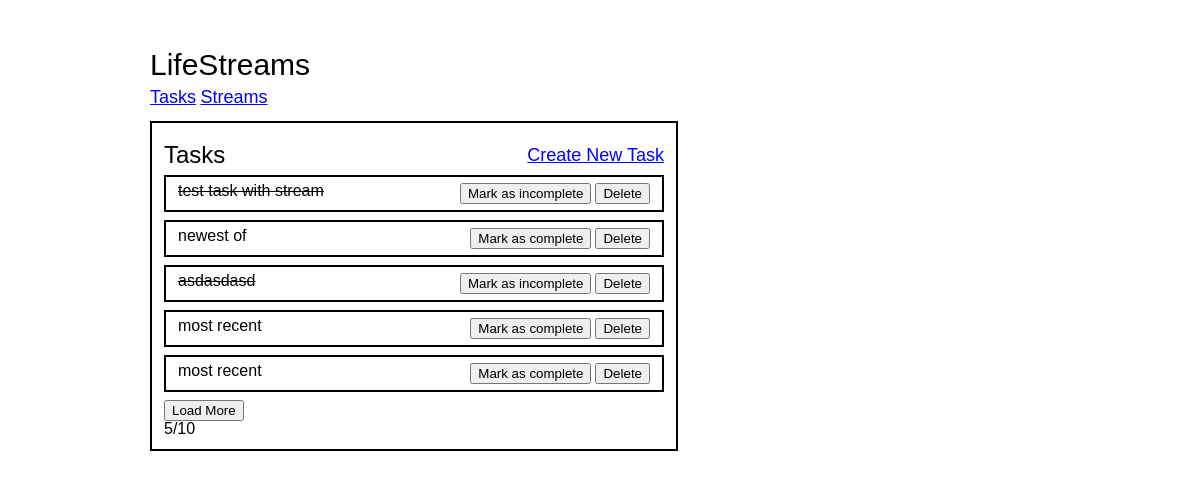
Before: / with the older database file.
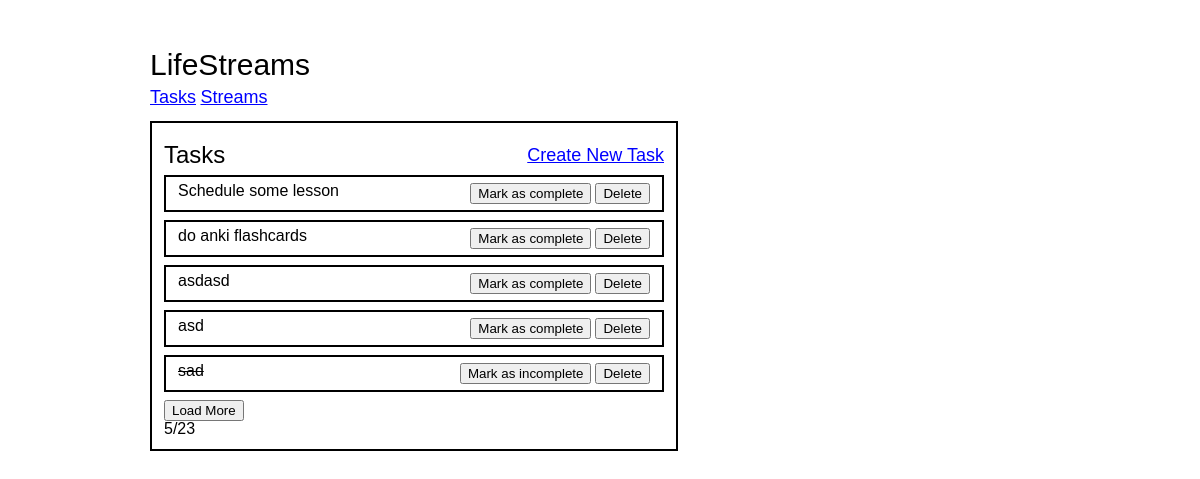
After: the same page with the newer database file.
### tables this page shows
CREATE TABLE tasks (
  id INTEGER PRIMARY KEY AUTOINCREMENT,
  stream_id INTEGER,
  created TIMESTAMP NOT NULL DEFAULT CURRENT_TIMESTAMP,
  title VARCHAR(100),
  description VARCHAR(100),
  is_completed BOOLEAN DEFAULT FALSE,
  priority_level INTEGER CHECK (priority_level >= 1 AND priority_level <= 5),
  FOREIGN KEY (stream_id) REFERENCES stream (stream_id)
);

### flaskr/task.py (the view)
@bp.route('/', methods=(['GET']))
def index():
    db = get_db()
    sqliteRows = db.execute(
       'SELECT t.id, title, description, priority_level, is_completed, created FROM tasks t ORDER BY created DESC LIMIT 5'
    ).fetchall()
    count = db.execute('SELECT COUNT(*) from tasks').fetchone()[0]
    tasks = []
    for row in sqliteRows:
        tasks.append(dict(row))
    current = len(tasks)
    return render_template('task/index.html', tasks=tasks, count=count, current=current)

### flaskr/db.py (called while the page is built)
def get_db():
    if 'db' not in g:
        g.db = sqlite3.connect(
            current_app.config['DATABASE'],
            detect_types=sqlite3.PARSE_DECLTYPES
        )
        g.db.row_factory = sqlite3.Row
    return g.db

### flaskr/templates/task/index.html (shortened to what this page needs)
{% extends 'base.html' %} {% block header %} {% block stylesheet %}
<link rel="stylesheet" type="text/css" href="{{ url_for('static', filename='styles/task.css') }}"> {% endblock %} {% endblock %} {% block content %}
<section class="content-wrapper">
  <div class="content-wrapper__header">
    <h1>Tasks</h1>
    <a href="{{ url_for('task.create') }}">Create New Task</a>
  </div>
  <ul class="task-list">
    {% for task in tasks %}
    <li class="task-card task_wrapper-{{task.id}}" hx-trigger="click" hx-get="/load_task_details/{{ task.id }}" hx-target=".drawer_content" hx-swap="innerHTML">
      <p class="{% if task.is_completed == 1 %}completed{% endif %}" onclick="openDrawer()">
        {{ task.title }}
      </p>
      <div class="task-buttons">
        <div class="completed_wrapper-{{task.id}}">
          {% if task.is_completed == 1 %}
          <button hx-post="/mark_as_incomplete/{{task.id}}" hx-trigger="click" hx-target=".task_wrapper-{{task.id}}" hx-swap="outerHTML">
              Mark as incomplete
            </button> {% else %}
          <button hx-post="/mark_as_completed/{{task.id}}" hx-trigger="click" hx-target=".task_wrapper-{{task.id}}" hx-swap="outerHTML">
              Mark as complete
            </button> {% endif %}
        </div>
        <button hx-post="/delete_task/{{task.id}}" hx-trigger="click" hx-confirm="Are you sure?" hx-target=".task_wrapper-{{task.id}}" hx-swap="outerHTML">Delete</button>
      </div>
    </li>
    {% endfor %}
    <div class="paginated-tasks">
      <button hx-trigger="click" hx-post="/load_more_tasks/1" hx-target=".paginated-tasks" hx-swap="outerHTML">
        Load More
      </button>
      <p>{{ current }}/{{ count }}</p>
    </div>
  </ul>
</section>
{% endblock %}

### flaskr/templates/base.html (shortened to what this page needs)
<!doctype html>
<link rel="stylesheet" href="{{ url_for('static', filename='styles/reset.css') }}">
<link rel="stylesheet" href="{{ url_for('static', filename='styles/base.css') }}">
<link rel="stylesheet" href="{{ url_for('static', filename='styles/drawer.css') }}">
<nav>
  <h1>LifeStreams</h1>
  <div class="nav-links">
    <a href="/">Tasks</a>
    <a href="/streams">Streams</a>
  </div>
</nav>
<section class="content">
    {% block header %} {% endblock %}
   {% block content %}{% endblock %}
</section>

### flaskr/static/styles/task.css (style rules this page uses)
.completed { text-decoration: line-through; }

Changed rows visible on the page:
removed tasks: title "test task with stream", is_completed True (drawn)
no longer on this page (row unchanged): tasks: title "newest of"
no longer on this page (row unchanged): tasks: title "asdasdasd", is_completed True (drawn)
no longer on this page (row unchanged): tasks: title "most recent"
removed tasks: title "most recent"
added tasks: title "Schedule some lesson"
added tasks: title "do anki flashcards"
added tasks: title "asdasd"
added tasks: title "asd"
added tasks: title "sad", is_completed True (drawn)
Other visible differences:
{{ count }}: "10" → "23"
